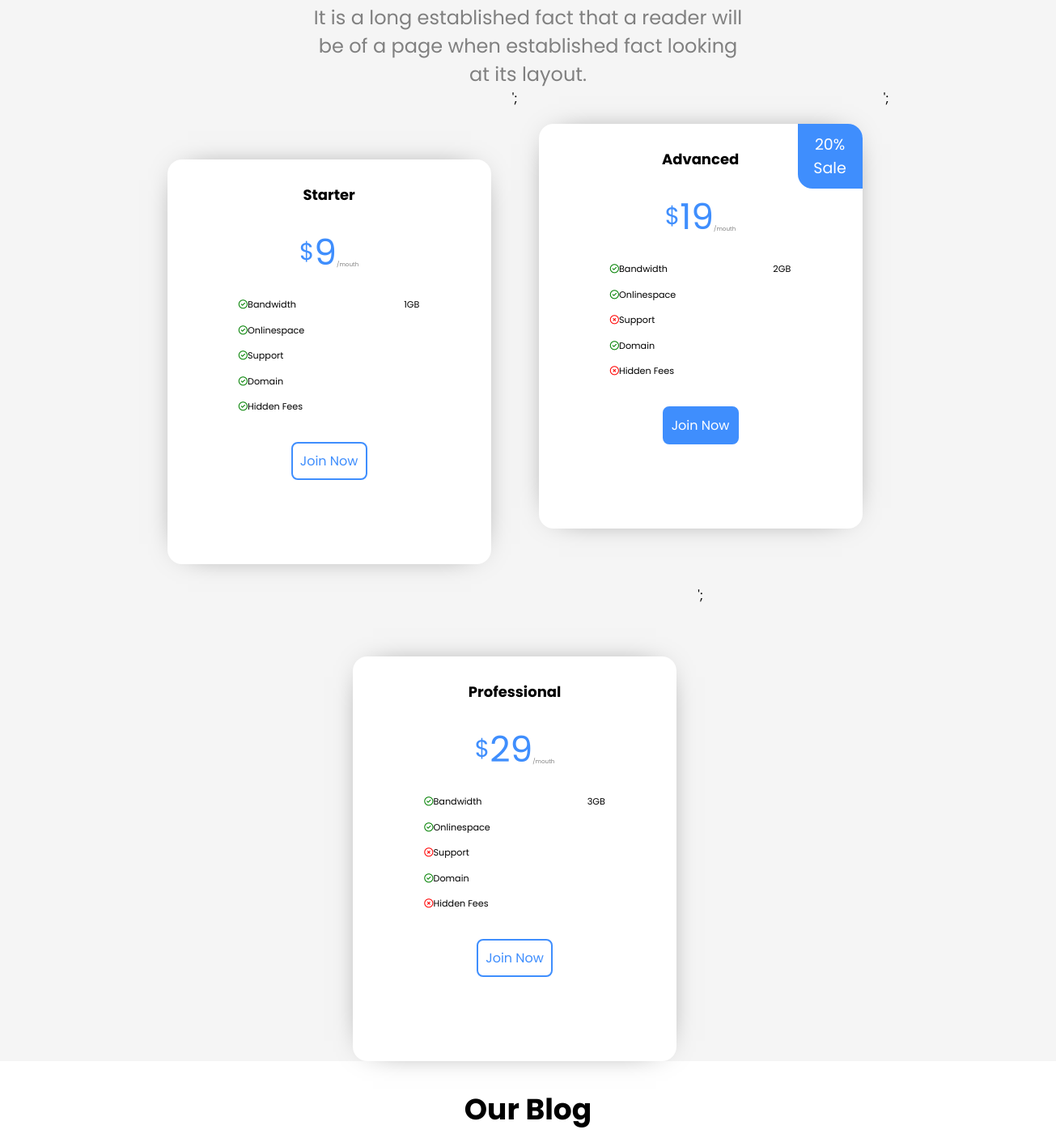
Before: / (middle part) with the older database file.
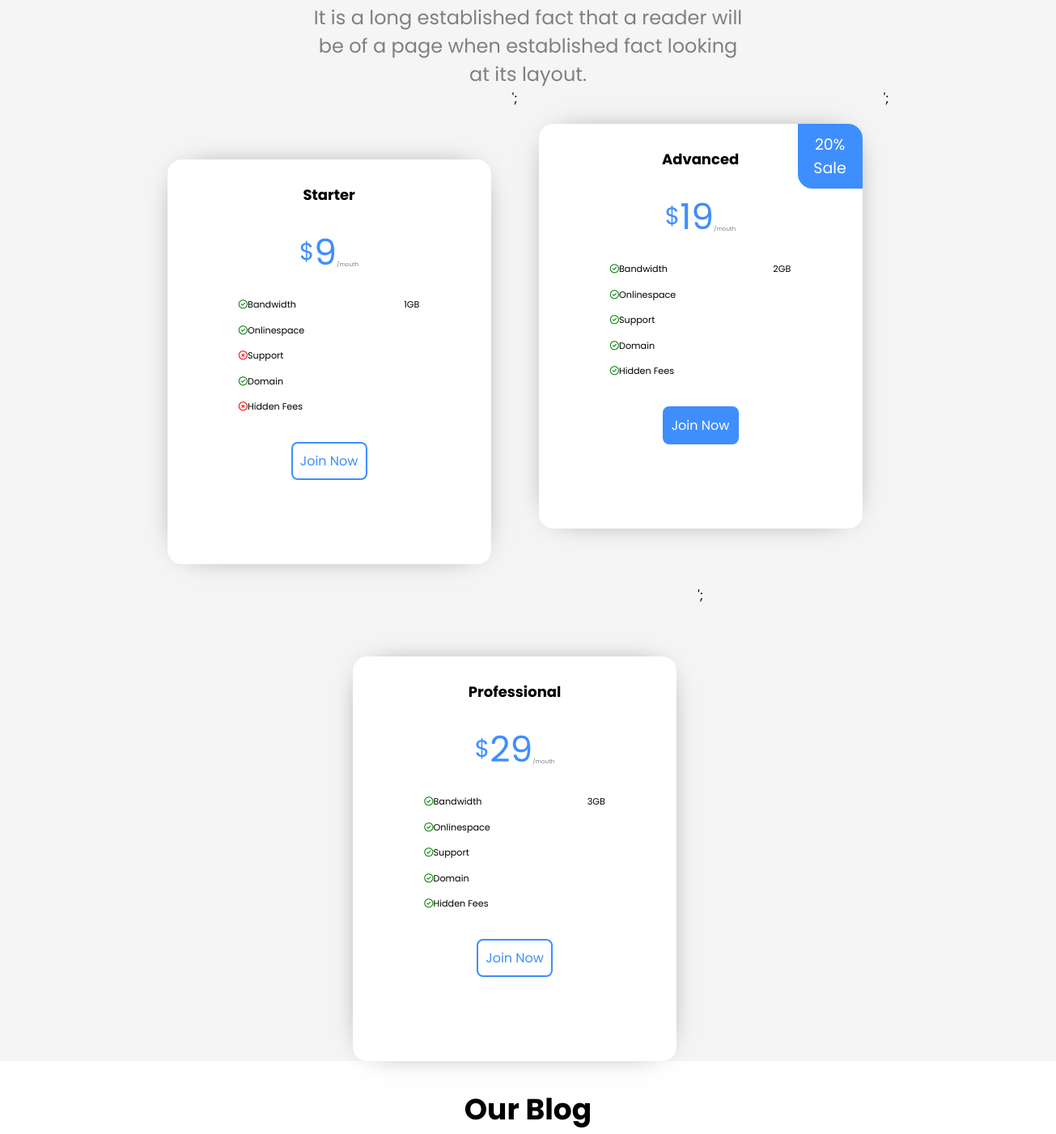
After: the same page with the newer database file.
### tables this page shows
CREATE TABLE IF NOT EXISTS `pricing` (
  `id_pricing` int(11) NOT NULL AUTO_INCREMENT,
  `nom_pricing` varchar(50) NOT NULL,
  `prix_pricing` float NOT NULL,
  `pourcentage_reduction_pricing` int(11) NOT NULL,
  `bandwidth_pricing` int(11) NOT NULL,
  `onlinespace_pricing` int(11) NOT NULL,
  `support_pricing` tinyint(4) NOT NULL,
  `domain_pricing` int(11) NOT NULL,
  `hidden_fees_pricing` tinyint(4) NOT NULL,
  `compte_pricing` int(11) NOT NULL,
  PRIMARY KEY (`id_pricing`)
);

### db-functions.php (called while the page is built, shortened)
<?php
function connexion(){
    try {
        $mysqlClient = new PDO('mysql:host=localhost;dbname=landing_page_brice;charset=utf8','root',null, [PDO::ATTR_ERRMODE => PDO::ERRMODE_EXCEPTION]);
        return $mysqlClient;
    } catch (Exception $e) {
        die('Erreur : ' . $e->getMessage());
    }
}
function findAll($query){
    $tableauStatement = connexion()->prepare($query);
    $tableauStatement->execute();
    $tableau = $tableauStatement->fetchAll();
    return $tableau;
}
function selectAllPricing(){
    $query = 'SELECT * FROM pricing';
    return $query;
}
?>

### index.php (the view, shortened to what this page needs)
<?php
require_once('db-functions.php');
?>
<section class="partie" id="n7">
	<div class="top">
		<p>
			It is a long established fact that a reader will be of a page when established fact looking at its
			layout.
		</p>
	</div>
	<div id="grpcartesprix">
		<?php
		$allPricing = selectAllPricing();
		$pricings = findAll($allPricing);
		foreach ($pricings as $pricing) {
			$sup_circle = ($pricing['support_pricing']) ? 'xmark' : 'check';
			$h_f_circle = ($pricing['hidden_fees_pricing']) ? 'xmark' : 'check';
			?>
			<div class="carteprix" id="pack<?=$pricing['id_pricing']?>">
				<?php
				if ($pricing['pourcentage_reduction_pricing'] != 0) {
					echo '<p class="reduc">' . $pricing['pourcentage_reduction_pricing'] . '% Sale</p>';
				}
				?>
				<div class="interieureCarte"><h3><?=$pricing['nom_pricing']?></h3>
				<div class="prixmois">
					<span class="currency">$</span>
					<span class="prix"><?=round($pricing['prix_pricing'])?></span>
					<span class="parmois">/mouth</span>
				</div>
				<div class="infolignes"><div class="typeinfo">
					<span><i class="fa-regular fa-circle-check"></i>Bandwidth</span>
					<span><i class="fa-regular fa-circle-check"></i>Onlinespace</span>
					<span><i class="fa-regular fa-circle-<?=$sup_circle?>"></i>Support</span>
					<span><i class="fa-regular fa-circle-check"></i>Domain</span>
					<span><i class="fa-regular fa-circle-<?=$h_f_circle?>"></i>Hidden Fees</span>
				</div>
				<div class="valueinfo">
					<span><?=$pricing['bandwidth_pricing']?>GB</span>
				</div>
			</div>
			<a href="traitemant.php?action=add&id=<?= $pricing['id_pricing'] ?>">Join Now</a></div></div>';
		<?php
		}
		?>
	</div>
</section>
<section class="partie" id="n8">
	<div class="top">
		<h2>Our Blog</h2>
	</div>
</section>
<?php
    $content = ob_get_clean();
    require "template.php";
?>

### template.php (shortened to what this page needs)
<!DOCTYPE html>
<html lang="en">
<head>
    <link href="style.css" rel="stylesheet">
</head>
<body>
    <?= $content ?>
</body>
</html>

### style.css (style rules this page uses)
* { margin: 0; padding: 0; box-sizing: border-box; font-family: 'Poppins', sans-serif; scroll-behavior: smooth; }
:root { --primary: #1294b8; --secondary: white; --third: whitesmoke; --bg1: radial-gradient(rgb(139, 195, 245), var(--primary)); --button: #3f8efd; --btjs: gray; --ombre: black; }
.partie { min-height: 100vh; }
.top { display: flex; flex-direction: column; align-items: center; text-align: center; gap: 20px; padding-top: 32px; }
.top>h2 { font-size: 36px; }
.top>p { font-size: 24px; text-align: center; color: var(--btjs); }
#n7 { background-color: var(--third); }
#n7>.top>p { width: 40.6vw; }
#grpcartesprix { display: flex; flex-direction: row; justify-content: center; flex-wrap: wrap; gap: 2vw; }
.carteprix { position: relative; width: 20.8vw; min-width: 400px; height: 500px; min-height: 46.3vh; border-radius: 18px; box-shadow: 0px 0px 40px -25px var(--ombre); background-color: var(--secondary); }
.interieureCarte { display: flex; flex-direction: column; align-items: center; gap: 4.4vh; padding-top: 30px; }
.interieureCarte>h3 { font-size: 18px; }
.prixmois { display: flex; flex-direction: row; height: 5.5vh; }
.currency, .prix { color: var(--button); }
.currency { font-size: 3.7vh; display: flex; align-items: flex-start; }
.prix { font-size: 5.5vh; display: flex; align-items: center; }
.parmois { color: var(--btjs); font-size: 0.9vh; display: flex; align-items: flex-end; }
.infolignes { display: flex; flex-direction: row; gap: 3.125vw; }
.typeinfo, .valueinfo { display: flex; flex-direction: column; gap: 1.8vh; width: 7vw; font-size: 1.4vh; }
.valueinfo { text-align: right; }
.fa-circle-check { color: green; }
.fa-circle-xmark { color: red; }
.interieureCarte>a { border: 2px solid var(--button); border-radius: 8px; width: 7.2vw; padding: 1.1vh 0; text-align: center; text-decoration: none; }
#pack1, #pack3 { margin-top: 11vh; }
#pack1>.interieureCarte>a, #pack3>.interieureCarte>a { color: var(--button); }
#pack2 { margin-top: 5.5vh; }
#pack2>.interieureCarte>a { color: var(--secondary); background-color: var(--button); }
.reduc { position: absolute; font-size: 19px; right: 0; top: 0; width: 80px; height: 80px; border-top-right-radius: 18px; border-bottom-left-radius: 18px; display: flex; align-items: center; text-align: center; background-color: var(--button); color: var(--secondary); }
#n8 { background-color: var(--secondary); }

Changed rows visible on the page:
changed pricing "Starter": support_pricing 0 → 1 (drawn); hidden_fees_pricing 0 → 1 (drawn)
changed pricing "Advanced": support_pricing 1 → 0 (drawn); hidden_fees_pricing 1 → 0 (drawn)
changed pricing "Professional": support_pricing 1 → 0 (drawn); hidden_fees_pricing 1 → 0 (drawn)
